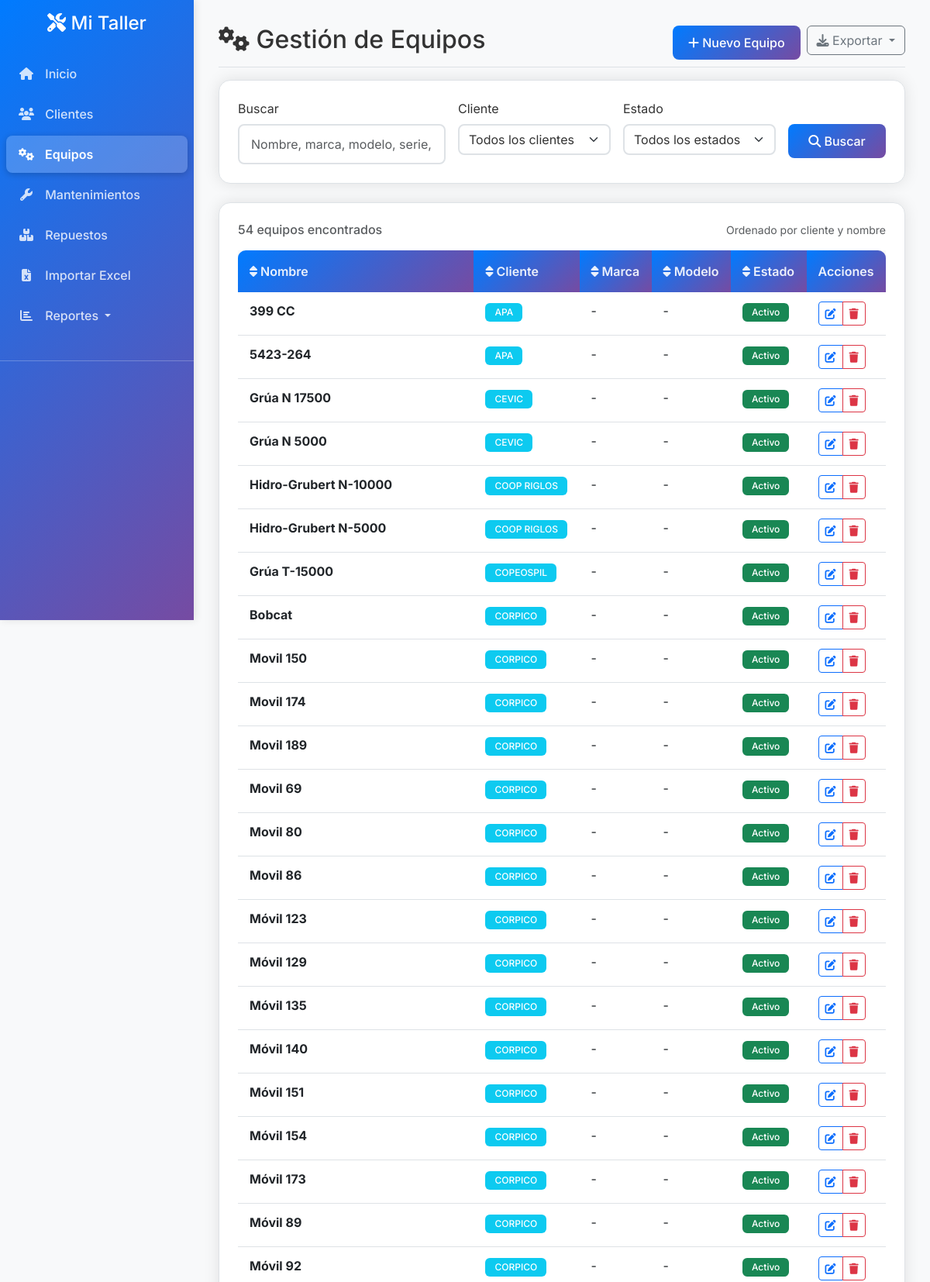
Screenshot of /equipos (upper part) with the database file from the repository.
### tables this page shows
CREATE TABLE equipos (
            id INTEGER PRIMARY KEY AUTOINCREMENT,
            nombre TEXT NOT NULL,
            marca TEXT,
            modelo TEXT,
            numero_serie TEXT,
            fecha_compra DATE,
            estado TEXT DEFAULT 'Activo',
            ubicacion TEXT,
            observaciones TEXT,
            fecha_creacion TIMESTAMP DEFAULT CURRENT_TIMESTAMP
        , cliente_id INTEGER REFERENCES clientes(id), usuario_creacion INTEGER REFERENCES usuarios(id), usuario_modificacion INTEGER REFERENCES usuarios(id));

CREATE TABLE clientes (
            id INTEGER PRIMARY KEY AUTOINCREMENT,
            nombre TEXT NOT NULL UNIQUE,
            telefono TEXT,
            email TEXT,
            direccion TEXT,
            observaciones TEXT,
            fecha_creacion TIMESTAMP DEFAULT CURRENT_TIMESTAMP
        , usuario_creacion INTEGER REFERENCES usuarios(id), usuario_modificacion INTEGER REFERENCES usuarios(id));

### app.py (the view, shortened to what this page needs)
@app.route('/equipos')
def equipos():
    conn = get_db_connection()
    busqueda = request.args.get('busqueda', '').strip()
    cliente_id = request.args.get('cliente_id', '')
    estado = request.args.get('estado', '')
    query = '''
        SELECT e.*, c.nombre as cliente_nombre
        FROM equipos e
        LEFT JOIN clientes c ON e.cliente_id = c.id
        WHERE 1=1
    '''
    params = []
    if cliente_id:
        query += ' AND e.cliente_id = ?'
        params.append(cliente_id)
    if estado:
        query += ' AND e.estado = ?'
        params.append(estado)
    query += ' ORDER BY c.nombre, e.nombre'
    equipos = conn.execute(query, params).fetchall()
    clientes = conn.execute('SELECT id, nombre FROM clientes ORDER BY nombre').fetchall()
    estados = conn.execute('SELECT DISTINCT estado FROM equipos WHERE estado IS NOT NULL ORDER BY estado').fetchall()
    conn.close()
    return render_template('equipos.html',
                         equipos=equipos,
                         clientes=clientes,
                         estados=estados,
                         busqueda=busqueda,
                         cliente_id_filtro=cliente_id,
                         estado_filtro=estado)

### app.py (called while the page is built, shortened)
def get_db_connection():
    try:
        conn = sqlite3.connect(DATABASE, timeout=30.0)
        conn.row_factory = sqlite3.Row
        conn.execute('PRAGMA foreign_keys = ON')
        conn.execute('PRAGMA journal_mode = WAL')
        conn.execute('PRAGMA synchronous = NORMAL')
        conn.execute('PRAGMA cache_size = 10000')
        conn.execute('PRAGMA temp_store = MEMORY')
        conn.execute('PRAGMA mmap_size = 268435456')  # 256MB
        return conn
    except Exception as e:
        logging.error(f"Error conectando a la base de datos: {str(e)}")
        raise

@app.before_request
def load_user():
    g.user = None

### templates/equipos.html (shortened to what this page needs)
{% extends "base.html" %}
{% block content %}
<div class="d-flex justify-content-between flex-wrap flex-md-nowrap align-items-center pb-2 mb-3 border-bottom">
    <h1 class="h2"><i class="fas fa-cogs"></i> Gestión de Equipos</h1>
    <div class="btn-toolbar mb-2 mb-md-0">
        <div class="btn-group me-2">
            <a href="{{ url_for('nuevo_equipo') }}" class="btn btn-primary">
                <i class="fas fa-plus"></i> Nuevo Equipo
            </a>
        </div>
        <div class="dropdown">
            <button class="btn btn-outline-secondary dropdown-toggle" type="button" data-bs-toggle="dropdown">
                <i class="fas fa-download"></i> Exportar
            </button>
        </div>
    </div>
</div>
<div class="card mb-4">
    <div class="card-body">
        <form method="GET" class="row g-3">
            <div class="col-md-4">
                <label for="busqueda" class="form-label">Buscar</label>
                <input type="text" class="form-control" id="busqueda" name="busqueda"
                       placeholder="Nombre, marca, modelo, serie, cliente..."
                       value="{{ busqueda or '' }}">
            </div>
            <div class="col-md-3">
                <label for="cliente_id" class="form-label">Cliente</label>
                <select class="form-select" id="cliente_id" name="cliente_id">
                    <option value="">Todos los clientes</option>
                </select>
            </div>
            <div class="col-md-3">
                <label for="estado" class="form-label">Estado</label>
                <select class="form-select" id="estado" name="estado">
                    <option value="">Todos los estados</option>
                </select>
            </div>
            <div class="col-md-2">
                <label class="form-label">&nbsp;</label>
                <div class="d-grid">
                    <button type="submit" class="btn btn-primary">
                        <i class="fas fa-search"></i> Buscar
                    </button>
                </div>
            </div>
        </form>
    </div>
</div>
<div class="card">
    <div class="card-body">
        {% if equipos %}
            <div class="d-flex justify-content-between align-items-center mb-3">
                <h6 class="text-muted mb-0">
                    {{ equipos|length }} equipo{{ 's' if equipos|length != 1 else '' }} encontrado{{ 's' if equipos|length != 1 else '' }}
                </h6>
                <small class="text-muted">
                    Ordenado por cliente y nombre
                </small>
            </div>
            <div class="table-responsive">
                <table class="table table-hover" id="equiposTable">
                                            <thead class="table-light">
                            <tr>
                                <th class="sortable" data-column="nombre">
                                    <i class="fas fa-sort"></i> Nombre
                                </th>
                                <th class="sortable" data-column="cliente">
                                    <i class="fas fa-sort"></i> Cliente
                                </th>
                                <th class="sortable" data-column="marca">
                                    <i class="fas fa-sort"></i> Marca
                                </th>
                                <th class="sortable" data-column="modelo">
                                    <i class="fas fa-sort"></i> Modelo
                                </th>
                                <th class="sortable" data-column="estado">
                                    <i class="fas fa-sort"></i> Estado
                                </th>
                                <th>Acciones</th>
                            </tr>
                        </thead>
                    <tbody>
                        {% for equipo in equipos %}
                        <tr>
                            <td><strong>{{ equipo.nombre }}</strong></td>
                            <td>
                                {% if equipo.cliente_nombre %}
                                    <span class="badge bg-info">{{ equipo.cliente_nombre }}</span>
                                {% else %}
                                    <span class="text-muted">Sin asignar</span>
                                {% endif %}
                            </td>
                            <td>{{ equipo.marca or '-' }}</td>
                            <td>{{ equipo.modelo or '-' }}</td>
                            <td>
                                <span class="badge bg-{{ 'success' if equipo.estado == 'Activo' else 'secondary' }}">
                                    {{ equipo.estado }}
                                </span>
                            </td>
                            <td>
                                <div class="btn-group" role="group">
                                    <a href="{{ url_for('editar_equipo', id=equipo.id) }}"
                                       class="btn btn-sm btn-outline-primary"
                                       title="Editar equipo">
                                        <i class="fas fa-edit"></i>
                                    </a>
                                    <button type="button"
                                            class="btn btn-sm btn-outline-danger eliminar-equipo"
                                            data-id="{{ equipo.id }}"
                                            data-nombre="{{ equipo.nombre }}"
                                            data-cliente="{{ equipo.cliente_nombre or '' }}"
                                            title="Eliminar equipo">
                                        <i class="fas fa-trash"></i>
                                    </button>
                                </div>
                            </td>
                        </tr>
                        {% endfor %}
                    </tbody>
                </table>
            </div>
        {% endif %}
    </div>
</div>
{% endblock %}

### static/css/themes.css (style rules this page uses)
:root { --color-primary: #007bff; --color-secondary: #6c757d; --color-success: #28a745; --color-danger: #dc3545; --color-warning: #ffc107; --color-info: #17a2b8; --bg-primary: #ffffff; --bg-secondary: #f8f9fa; --bg-tertiary: #e9ecef; --bg-card: var(--bg-primary); --bg-accent: linear-gradient(135deg, var(--color-primary) 0%, #764ba2 100%); --bg-body: var(--bg-secondary); --text-primary: #333333; --text-secondary: #6c757d; --text-muted: #6c757d; --text-light: rgba(255,255,255,0.9); --text-white: #ffffff; --border-color: #dee2e6; --border-light: rgba(0,0,0,0.125); --border-radius: 0.375rem; --success: var(--color-success); --warning: var(--color-warning); --danger: var(--color-danger); --info: var(--color-info); --sidebar-bg: var(--bg-accent); --sidebar-text: rgba(255,255,255,0.8); --sidebar-text-hover: #ffffff; --sidebar-active: rgba(255,255,255,0.2); --shadow: 0 0 20px rgba(0,0,0,0.1); --shadow-hover: 0 5px 25px rgba(0,0,0,0.15); --shadow-lg: 0 10px 40px rgba(0,0,0,0.15); --transition-fast: 0.2s ease; --transition-normal: 0.3s ease; --transition-slow: 0.5s ease; }
body { background-color: var(--bg-body) !important; color: var(--text-primary) !important; transition: all var(--transition-normal); font-family: 'Segoe UI', Tahoma, Geneva, Verdana, sans-serif; }
.card { background-color: var(--bg-card) !important; border-color: var(--border-color) !important; color: var(--text-primary) !important; }
.btn-primary { background-color: var(--color-primary) !important; border-color: var(--color-primary) !important; }
.form-control { background-color: var(--bg-card) !important; border-color: var(--border-color) !important; color: var(--text-primary) !important; }
.form-select { background-color: var(--bg-card) !important; border-color: var(--border-color) !important; color: var(--text-primary) !important; }
.card { background-color: var(--bg-primary) !important; border: 1px solid var(--border-color) !important; border-radius: 15px !important; box-shadow: var(--shadow) !important; transition: all var(--transition-normal); overflow: hidden; }
.card-body { padding: 1.5rem; }
.btn-primary { background: var(--bg-accent) !important; border: none !important; border-radius: 8px !important; padding: 10px 20px; font-weight: 500; transition: all var(--transition-fast); }
.table { background-color: var(--bg-primary) !important; color: var(--text-primary) !important; border-radius: 10px; overflow: hidden; box-shadow: var(--shadow); }
.table thead th { background: var(--bg-accent) !important; color: var(--text-light) !important; border: none !important; font-weight: 600; padding: 15px; }
.table tbody tr { transition: all var(--transition-fast); }
.table tbody td { padding: 12px 15px; border-color: var(--border-color) !important; }
.form-control { background-color: var(--bg-primary) !important; border: 2px solid var(--border-color) !important; color: var(--text-primary) !important; border-radius: 8px !important; transition: all var(--transition-fast); padding: 12px 15px; }
.form-select { background-color: var(--bg-primary) !important; border: 2px solid var(--border-color) !important; color: var(--text-primary) !important; border-radius: 8px !important; }
.badge { border-radius: 6px !important; padding: 6px 12px; font-weight: 500; }

### templates/base.html (style rules this page uses)
body, .sidebar { font-family: 'Inter', 'Segoe UI', Tahoma, Geneva, Verdana, sans-serif !important; }

### rows the page displays
equipos: nombre "399 CC", cliente_nombre "APA", marca "-", modelo "-", estado "Activo"
equipos: nombre "5423-264", cliente_nombre "APA", marca "-", modelo "-", estado "Activo"
equipos: nombre "Grúa N 17500", cliente_nombre "CEVIC", marca "-", modelo "-", estado "Activo"
equipos: nombre "Grúa N 5000", cliente_nombre "CEVIC", marca "-", modelo "-", estado "Activo"
equipos: nombre "Hidro-Grubert N-10000", cliente_nombre "COOP RIGLOS", marca "-", modelo "-", estado "Activo"
equipos: nombre "Hidro-Grubert N-5000", cliente_nombre "COOP RIGLOS", marca "-", modelo "-", estado "Activo"
equipos: nombre "Grúa T-15000", cliente_nombre "COPEOSPIL", marca "-", modelo "-", estado "Activo"
equipos: nombre "Bobcat", cliente_nombre "CORPICO", marca "-", modelo "-", estado "Activo"
equipos: nombre "Movil 150", cliente_nombre "CORPICO", marca "-", modelo "-", estado "Activo"
equipos: nombre "Movil 174", cliente_nombre "CORPICO", marca "-", modelo "-", estado "Activo"
equipos: nombre "Movil 189", cliente_nombre "CORPICO", marca "-", modelo "-", estado "Activo"
equipos: nombre "Movil 69", cliente_nombre "CORPICO", marca "-", modelo "-", estado "Activo"
equipos: nombre "Movil 80", cliente_nombre "CORPICO", marca "-", modelo "-", estado "Activo"
equipos: nombre "Movil 86", cliente_nombre "CORPICO", marca "-", modelo "-", estado "Activo"
equipos: nombre "Móvil 123", cliente_nombre "CORPICO", marca "-", modelo "-", estado "Activo"
equipos: nombre "Móvil 129", cliente_nombre "CORPICO", marca "-", modelo "-", estado "Activo"
equipos: nombre "Móvil 135", cliente_nombre "CORPICO", marca "-", modelo "-", estado "Activo"
equipos: nombre "Móvil 140", cliente_nombre "CORPICO", marca "-", modelo "-", estado "Activo"
equipos: nombre "Móvil 151", cliente_nombre "CORPICO", marca "-", modelo "-", estado "Activo"
equipos: nombre "Móvil 154", cliente_nombre "CORPICO", marca "-", modelo "-", estado "Activo"
equipos: nombre "Móvil 173", cliente_nombre "CORPICO", marca "-", modelo "-", estado "Activo"
equipos: nombre "Móvil 89", cliente_nombre "CORPICO", marca "-", modelo "-", estado "Activo"
equipos: nombre "Móvil 92", cliente_nombre "CORPICO", marca "-", modelo "-", estado "Activo"

### other values shown
{{ equipos|length }} "54"
{{ 's' if equipos|length != 1 else '' }} "s"
